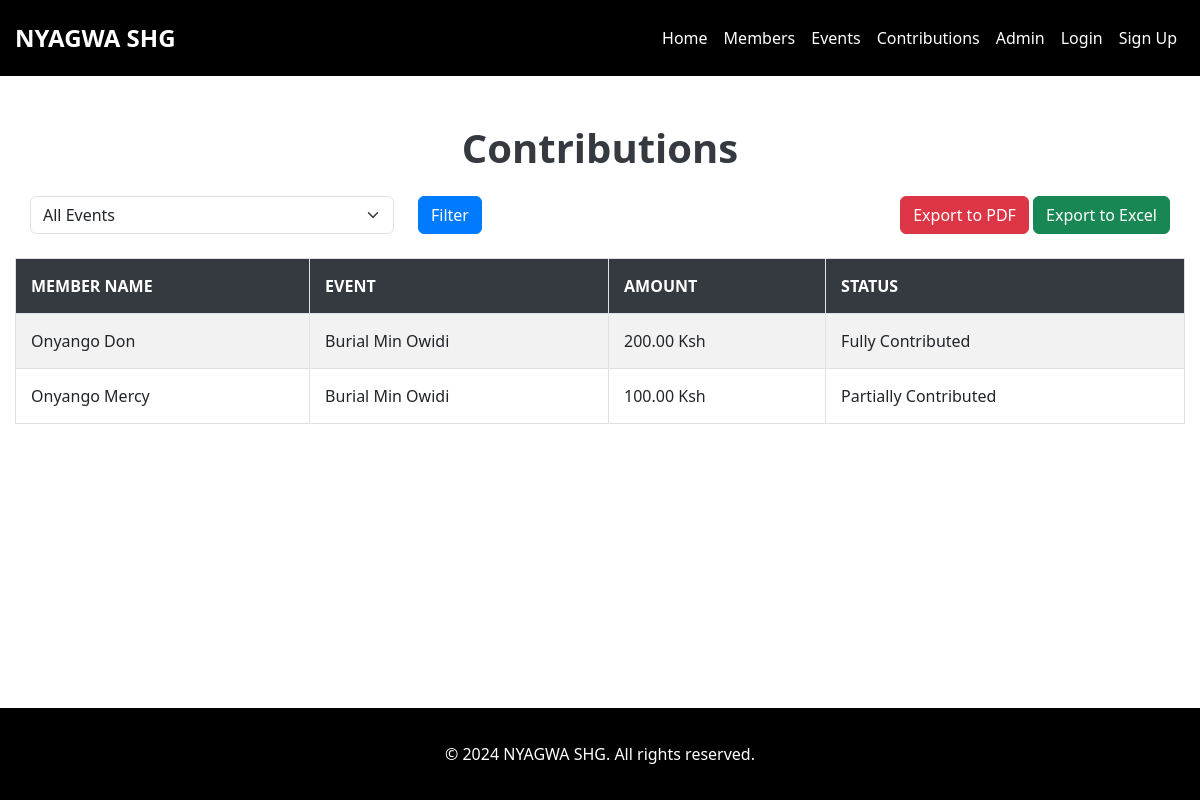
The app's page /contributions/, older data.
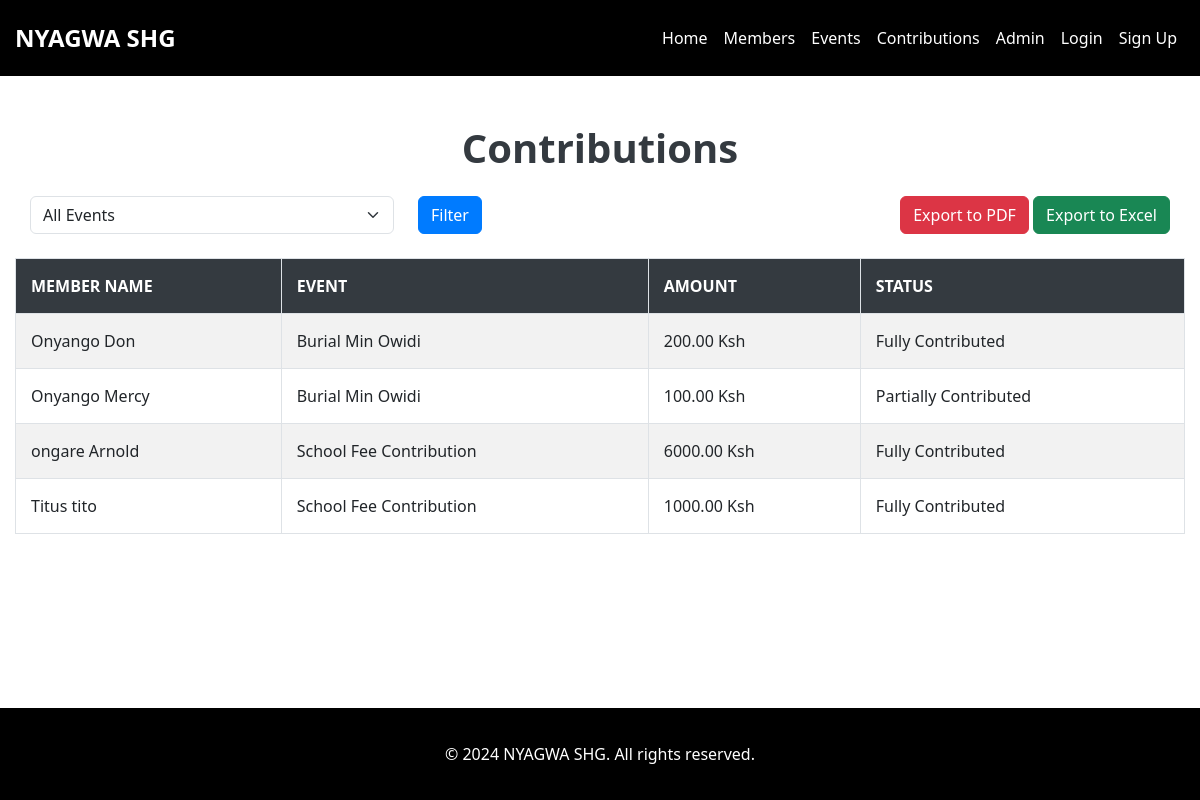
The same page, newer data.
### members/models.py (models this page shows, shortened)
class Contribution(models.Model):
    member = models.ForeignKey(Member, related_name='contributions', on_delete=models.CASCADE)
    event = models.ForeignKey(Event, related_name='contributions', on_delete=models.CASCADE)
    amount = models.DecimalField(max_digits=10, decimal_places=2)
    @property
    def category(self):
        if self.amount >= self.event.required_amount:
            return 'Fully Contributed'
        elif 0 < self.amount < self.event.required_amount:
            return 'Partially Contributed'
        else:
            return 'No Contribution'

class Member(models.Model):
    surname = models.CharField(max_length=100)
    first_name = models.CharField(max_length=100)
    last_name = models.CharField(max_length=100)
    phone_number = models.CharField(max_length=15)
    birthdate = models.DateField(null=True, blank=True)
    email = models.EmailField(null=True, blank=True)
    location_type = models.CharField(
        max_length=10,
        choices=[('village', 'Village'), ('town', 'Town')],
        default='Unknown'
    )
    town_name = models.CharField(max_length=100, null=True, blank=True)
    has_children = models.BooleanField(null=True, blank=True)
    number_of_children = models.PositiveIntegerField(null=True, blank=True)
    date_of_registration = models.DateField(default=date.today, editable=False, null=True)
    def age(self):
        if self.birthdate:
            today = date.today()
            return today.year - self.birthdate.year - ((today.month, today.day) < (self.birthdate.month, self.birthdate.day))
        return None
    age.short_description = 'Age'  # This gives a name to the column in the admin

class Event(models.Model):
    name = models.CharField(max_length=200)
    date = models.DateField()
    required_amount = models.DecimalField(max_digits=10, decimal_places=2, default=200.00)

### members/views.py (the view)
# urls.py: path('contributions/', views.contributions_page, name='contributions_page'),
def contributions_page(request):
    selected_event = request.GET.get('event')
    events = Event.objects.all()
    if selected_event:
        contributions = Contribution.objects.filter(event__name=selected_event)
    else:
        contributions = Contribution.objects.all()
    context = {
        'contributions': contributions,
        'events': events,
        'selected_event': selected_event,
    }
    return render(request, 'contributions_page.html', context)

### members/templates/contributions_page.html (shortened to what this page needs)
{% extends 'base.html' %}
{% block content %}
<h1 class="text-center mb-4">Contributions</h1>
<div class="container mb-4">
    <form method="get">
        <div class="row">
            <div class="col-md-4">
                <select name="event" class="form-select" onchange="this.form.submit()">
                    <option value="">All Events</option>
                </select>
            </div>
            <div class="col-md-2">
                <button type="submit" class="btn btn-primary">Filter</button>
            </div>
            <div class="col-md-6 text-end">
                <a href="{% url 'export_contributions_pdf' %}?event={{ selected_event }}" class="btn btn-danger">Export to PDF</a>
                <a href="{% url 'export_contributions_excel' %}?event={{ selected_event }}" class="btn btn-success">Export to Excel</a>
            </div>
        </div>
    </form>
</div>
<div class="table-responsive">
    <table class="table table-striped table-bordered">
        <thead class="thead-dark">
            <tr>
                <th scope="col">Member Name</th>
                <th scope="col">Event</th>
                <th scope="col">Amount</th>
                <th scope="col">Status</th>
            </tr>
        </thead>
        <tbody>
            {% for contribution in contributions %}
            <tr>
                <td>{{ contribution.member.surname }} {{ contribution.member.first_name }}</td>
                <td>{{ contribution.event.name }}</td>
                <td>{{ contribution.amount }} Ksh</td>
                <td>{{ contribution.category }}</td>
            </tr>
            {% empty %}
            <tr>
                <td colspan="4" class="text-center">No contributions found</td>
            </tr>
            {% endfor %}
        </tbody>
    </table>
</div>
{% endblock %}

Row changes from the older to the newer data that the page shows:
added Contribution: member.surname "ongare", member.first_name "Arnold", event.name "School Fee Contribution", amount "6000.00", category "Fully Contributed"
added Contribution: member.surname "Titus", member.first_name "tito", event.name "School Fee Contribution", amount "1000.00", category "Fully Contributed"
